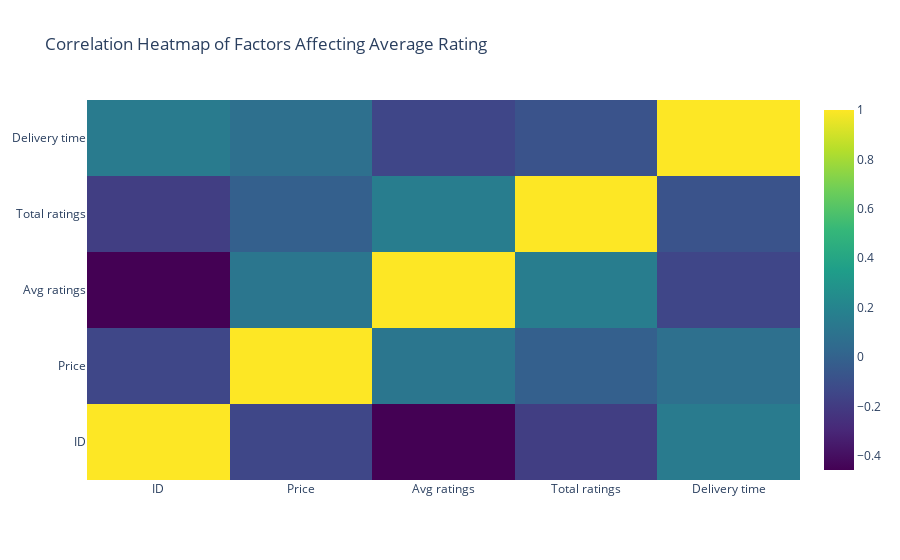

Notebook code for this chart:
### Code cell
numeric_df = df.select_dtypes(include=[np.number])
correlation_matrix = numeric_df.corr()
fig = go.Figure(data=go.Heatmap(z=correlation_matrix, x=correlation_matrix.columns, y=correlation_matrix.columns,colorscale='Viridis') )
fig.update_layout(title='Correlation Heatmap of Factors Affecting Average Rating')
fig.show()

### Figure 1 — Plotly figure (JSON) as saved in the notebook; plotly's stock layout.template omitted (floating-point values rounded to 4 significant figures)
{"data": [{"colorscale": [[0, "#440154"], [0.1111, "#482878"], [0.2222, "#3e4989"], [0.3333, "#31688e"], [0.4444, "#26828e"], [0.5556, "#1f9e89"], [0.6667, "#35b779"], [0.7778, "#6ece58"], [0.8889, "#b5de2b"], [1, "#fde725"]], "type": "heatmap", "x": ["ID", "Price", "Avg ratings", "Total ratings", "Delivery time"], "y": ["ID", "Price", "Avg ratings", "Total ratings", "Delivery time"], "z": [[1, -0.1441, -0.458, -0.1891, 0.1438], [-0.1441, 1, 0.1136, -0.01467, 0.07601], [-0.458, 0.1136, 1, 0.1579, -0.147], [-0.1891, -0.01467, 0.1579, 1, -0.08409], [0.1438, 0.07601, -0.147, -0.08409, 1]]}], "layout": {"autosize": true, "title": {"text": "Correlation Heatmap of Factors Affecting Average Rating"}, "xaxis": {"autorange": true, "range": [-0.5, 4.5], "type": "category"}, "yaxis": {"autorange": true, "range": [-0.5, 4.5], "type": "category"}}}
